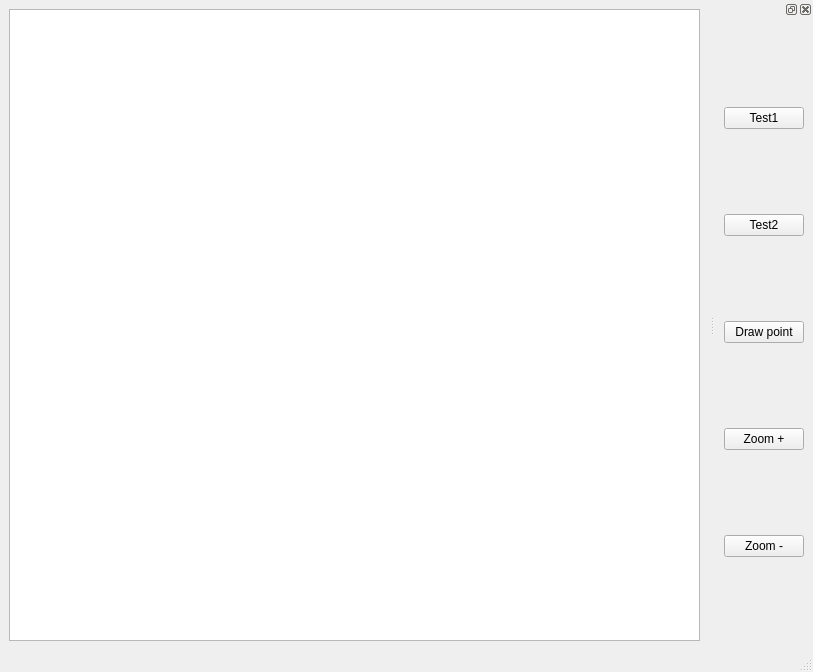
<?xml version="1.0" encoding="UTF-8"?>
<ui version="4.0">
 <class>MainWindow</class>
 <widget class="QMainWindow" name="MainWindow">
  <property name="geometry">
   <rect>
    <x>0</x>
    <y>0</y>
    <width>813</width>
    <height>672</height>
   </rect>
  </property>
  <property name="windowTitle">
   <string>MainWindow</string>
  </property>
  <widget class="QWidget" name="centralwidget">
   <layout class="QHBoxLayout" name="horizontalLayout">
    <item>
     <widget class="QGraphicsView" name="graphicsView"/>
    </item>
   </layout>
  </widget>
  <widget class="QMenuBar" name="menubar">
   <property name="geometry">
    <rect>
     <x>0</x>
     <y>0</y>
     <width>813</width>
     <height>30</height>
    </rect>
   </property>
  </widget>
  <widget class="QStatusBar" name="statusbar"/>
  <widget class="QDockWidget" name="dockWidget">
   <attribute name="dockWidgetArea">
    <number>2</number>
   </attribute>
   <widget class="QWidget" name="dockWidgetContents">
    <layout class="QVBoxLayout" name="verticalLayout">
     <item>
      <widget class="QPushButton" name="test1">
       <property name="text">
        <string>Test1</string>
       </property>
      </widget>
     </item>
     <item>
      <widget class="QPushButton" name="test2">
       <property name="text">
        <string>Test2</string>
       </property>
      </widget>
     </item>
     <item>
      <widget class="QPushButton" name="pushButtonPoint">
       <property name="text">
        <string>Draw point</string>
       </property>
      </widget>
     </item>
     <item>
      <widget class="QPushButton" name="pushButton">
       <property name="text">
        <string>Zoom +</string>
       </property>
      </widget>
     </item>
     <item>
      <widget class="QPushButton" name="pushButtonZoomm">
       <property name="text">
        <string>Zoom -</string>
       </property>
      </widget>
     </item>
    </layout>
   </widget>
  </widget>
 </widget>
 <resources/>
 <connections/>
</ui>
